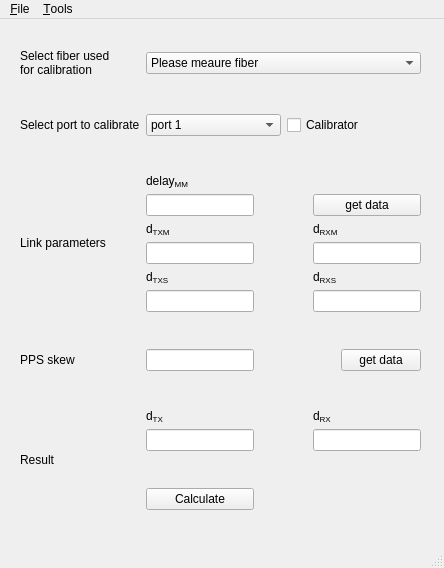
<?xml version="1.0" encoding="UTF-8"?>
<ui version="4.0">
 <class>MainWindow</class>
 <widget class="QMainWindow" name="MainWindow">
  <property name="geometry">
   <rect>
    <x>0</x>
    <y>0</y>
    <width>444</width>
    <height>568</height>
   </rect>
  </property>
  <property name="windowTitle">
   <string>MainWindow</string>
  </property>
  <widget class="QWidget" name="centralwidget">
   <widget class="QWidget" name="gridLayoutWidget_3">
    <property name="geometry">
     <rect>
      <x>20</x>
      <y>30</y>
      <width>401</width>
      <height>461</height>
     </rect>
    </property>
    <layout class="QGridLayout" name="gridLayout_2">
     <item row="2" column="1">
      <layout class="QHBoxLayout" name="horizontalLayout">
       <item>
        <widget class="QComboBox" name="combo_selectPort">
         <item>
          <property name="text">
           <string>port 1</string>
          </property>
         </item>
         <item>
          <property name="text">
           <string>port 2</string>
          </property>
         </item>
         <item>
          <property name="text">
           <string>port 3</string>
          </property>
         </item>
         <item>
          <property name="text">
           <string>port 4</string>
          </property>
         </item>
         <item>
          <property name="text">
           <string>port 5</string>
          </property>
         </item>
         <item>
          <property name="text">
           <string>port 6</string>
          </property>
         </item>
         <item>
          <property name="text">
           <string>port 7</string>
          </property>
         </item>
         <item>
          <property name="text">
           <string>port 8</string>
          </property>
         </item>
         <item>
          <property name="text">
           <string>port 9</string>
          </property>
         </item>
         <item>
          <property name="text">
           <string>port 10</string>
          </property>
         </item>
         <item>
          <property name="text">
           <string>port 11</string>
          </property>
         </item>
         <item>
          <property name="text">
           <string>port 12</string>
          </property>
         </item>
         <item>
          <property name="text">
           <string>port 13</string>
          </property>
         </item>
         <item>
          <property name="text">
           <string>port 14</string>
          </property>
         </item>
         <item>
          <property name="text">
           <string>port 15</string>
          </property>
         </item>
         <item>
          <property name="text">
           <string>port 16</string>
          </property>
         </item>
         <item>
          <property name="text">
           <string>port 17</string>
          </property>
         </item>
         <item>
          <property name="text">
           <string>port 18</string>
          </property>
         </item>
        </widget>
       </item>
       <item>
        <widget class="QCheckBox" name="chbox_port_isCalib">
         <property name="text">
          <string>Calibrator</string>
         </property>
        </widget>
       </item>
      </layout>
     </item>
     <item row="0" column="0">
      <widget class="QLabel" name="label">
       <property name="text">
        <string>&lt;html&gt;&lt;head/&gt;&lt;body&gt;&lt;p&gt;Select fiber used&lt;br/&gt;for calibration&lt;/p&gt;&lt;/body&gt;&lt;/html&gt;</string>
       </property>
      </widget>
     </item>
     <item row="6" column="0">
      <widget class="QLabel" name="label_11">
       <property name="text">
        <string>PPS skew</string>
       </property>
      </widget>
     </item>
     <item row="4" column="1">
      <layout class="QGridLayout" name="gridLayout">
       <item row="0" column="0">
        <widget class="QLabel" name="label_2">
         <property name="text">
          <string>&lt;html&gt;&lt;head/&gt;&lt;body&gt;&lt;p&gt;delay&lt;span style=&quot; vertical-align:sub;&quot;&gt;MM&lt;/span&gt;&lt;/p&gt;&lt;/body&gt;&lt;/html&gt;</string>
         </property>
        </widget>
       </item>
       <item row="4" column="0">
        <widget class="QLineEdit" name="dtxm"/>
       </item>
       <item row="6" column="0">
        <widget class="QLineEdit" name="dtxs"/>
       </item>
       <item row="4" column="2">
        <widget class="QLineEdit" name="drxm"/>
       </item>
       <item row="5" column="2">
        <widget class="QLabel" name="label_5">
         <property name="text">
          <string>&lt;html&gt;&lt;head/&gt;&lt;body&gt;&lt;p&gt;d&lt;span style=&quot; vertical-align:sub;&quot;&gt;RXS&lt;/span&gt;&lt;/p&gt;&lt;/body&gt;&lt;/html&gt;</string>
         </property>
        </widget>
       </item>
       <item row="3" column="2">
        <widget class="QLabel" name="label_3">
         <property name="text">
          <string>&lt;html&gt;&lt;head/&gt;&lt;body&gt;&lt;p&gt;d&lt;span style=&quot; vertical-align:sub;&quot;&gt;RXM&lt;/span&gt;&lt;/p&gt;&lt;/body&gt;&lt;/html&gt;</string>
         </property>
        </widget>
       </item>
       <item row="2" column="0">
        <widget class="QLineEdit" name="delmm"/>
       </item>
       <item row="6" column="2">
        <widget class="QLineEdit" name="drxs"/>
       </item>
       <item row="3" column="0">
        <widget class="QLabel" name="label_4">
         <property name="text">
          <string>&lt;html&gt;&lt;head/&gt;&lt;body&gt;&lt;p&gt;d&lt;span style=&quot; vertical-align:sub;&quot;&gt;TXM&lt;/span&gt;&lt;/p&gt;&lt;/body&gt;&lt;/html&gt;</string>
         </property>
        </widget>
       </item>
       <item row="5" column="0">
        <widget class="QLabel" name="label_6">
         <property name="text">
          <string>&lt;html&gt;&lt;head/&gt;&lt;body&gt;&lt;p&gt;d&lt;span style=&quot; vertical-align:sub;&quot;&gt;TXS&lt;/span&gt;&lt;/p&gt;&lt;/body&gt;&lt;/html&gt;</string>
         </property>
        </widget>
       </item>
       <item row="2" column="1">
        <spacer name="horizontalSpacer">
         <property name="orientation">
          <enum>Qt::Horizontal</enum>
         </property>
         <property name="sizeHint" stdset="0">
          <size>
           <width>40</width>
           <height>20</height>
          </size>
         </property>
        </spacer>
       </item>
       <item row="2" column="2">
        <widget class="QPushButton" name="but_link_getdata">
         <property name="text">
          <string>get data</string>
         </property>
         <property name="checkable">
          <bool>false</bool>
         </property>
         <property name="checked">
          <bool>false</bool>
         </property>
        </widget>
       </item>
      </layout>
     </item>
     <item row="2" column="0">
      <widget class="QLabel" name="label_9">
       <property name="text">
        <string>Select port to calibrate</string>
       </property>
      </widget>
     </item>
     <item row="0" column="1">
      <widget class="QComboBox" name="combo_selfiber">
       <item>
        <property name="text">
         <string>Please meaure fiber</string>
        </property>
       </item>
      </widget>
     </item>
     <item row="4" column="0">
      <widget class="QLabel" name="label_10">
       <property name="text">
        <string>Link parameters</string>
       </property>
      </widget>
     </item>
     <item row="8" column="0">
      <widget class="QLabel" name="label_12">
       <property name="text">
        <string>Result</string>
       </property>
      </widget>
     </item>
     <item row="6" column="1">
      <layout class="QHBoxLayout" name="horizontalLayout_2">
       <item>
        <widget class="QLineEdit" name="offsetpps"/>
       </item>
       <item>
        <spacer name="horizontalSpacer_3">
         <property name="orientation">
          <enum>Qt::Horizontal</enum>
         </property>
         <property name="sizeHint" stdset="0">
          <size>
           <width>40</width>
           <height>20</height>
          </size>
         </property>
        </spacer>
       </item>
       <item>
        <widget class="QPushButton" name="but_skew_getdata">
         <property name="text">
          <string>get data</string>
         </property>
        </widget>
       </item>
      </layout>
     </item>
     <item row="5" column="0">
      <spacer name="verticalSpacer_3">
       <property name="orientation">
        <enum>Qt::Vertical</enum>
       </property>
       <property name="sizeHint" stdset="0">
        <size>
         <width>20</width>
         <height>40</height>
        </size>
       </property>
      </spacer>
     </item>
     <item row="8" column="1">
      <layout class="QGridLayout" name="gridLayout_3">
       <item row="0" column="0">
        <widget class="QLabel" name="label_8">
         <property name="text">
          <string>&lt;html&gt;&lt;head/&gt;&lt;body&gt;&lt;p&gt;d&lt;span style=&quot; vertical-align:sub;&quot;&gt;TX&lt;/span&gt;&lt;/p&gt;&lt;/body&gt;&lt;/html&gt;</string>
         </property>
        </widget>
       </item>
       <item row="0" column="2">
        <widget class="QLabel" name="label_7">
         <property name="text">
          <string>&lt;html&gt;&lt;head/&gt;&lt;body&gt;&lt;p&gt;d&lt;span style=&quot; vertical-align:sub;&quot;&gt;RX&lt;/span&gt;&lt;/p&gt;&lt;/body&gt;&lt;/html&gt;</string>
         </property>
        </widget>
       </item>
       <item row="1" column="2">
        <widget class="QLineEdit" name="result_drx">
         <property name="readOnly">
          <bool>true</bool>
         </property>
        </widget>
       </item>
       <item row="1" column="0">
        <widget class="QLineEdit" name="result_dtx">
         <property name="readOnly">
          <bool>true</bool>
         </property>
        </widget>
       </item>
       <item row="1" column="1">
        <spacer name="horizontalSpacer_2">
         <property name="orientation">
          <enum>Qt::Horizontal</enum>
         </property>
         <property name="sizeHint" stdset="0">
          <size>
           <width>40</width>
           <height>20</height>
          </size>
         </property>
        </spacer>
       </item>
       <item row="3" column="0">
        <widget class="QPushButton" name="but_calculate">
         <property name="text">
          <string>Calculate</string>
         </property>
        </widget>
       </item>
       <item row="2" column="1">
        <spacer name="verticalSpacer">
         <property name="orientation">
          <enum>Qt::Vertical</enum>
         </property>
         <property name="sizeHint" stdset="0">
          <size>
           <width>20</width>
           <height>40</height>
          </size>
         </property>
        </spacer>
       </item>
      </layout>
     </item>
     <item row="7" column="0">
      <spacer name="verticalSpacer_4">
       <property name="orientation">
        <enum>Qt::Vertical</enum>
       </property>
       <property name="sizeHint" stdset="0">
        <size>
         <width>20</width>
         <height>40</height>
        </size>
       </property>
      </spacer>
     </item>
     <item row="3" column="0">
      <spacer name="verticalSpacer_2">
       <property name="orientation">
        <enum>Qt::Vertical</enum>
       </property>
       <property name="sizeHint" stdset="0">
        <size>
         <width>20</width>
         <height>40</height>
        </size>
       </property>
      </spacer>
     </item>
     <item row="1" column="0">
      <spacer name="verticalSpacer_5">
       <property name="orientation">
        <enum>Qt::Vertical</enum>
       </property>
       <property name="sizeHint" stdset="0">
        <size>
         <width>20</width>
         <height>40</height>
        </size>
       </property>
      </spacer>
     </item>
    </layout>
   </widget>
  </widget>
  <widget class="QMenuBar" name="menubar">
   <property name="geometry">
    <rect>
     <x>0</x>
     <y>0</y>
     <width>444</width>
     <height>25</height>
    </rect>
   </property>
   <widget class="QMenu" name="menuFile">
    <property name="title">
     <string>&amp;File</string>
    </property>
    <addaction name="action_Quit"/>
   </widget>
   <widget class="QMenu" name="menu_Tools">
    <property name="title">
     <string>&amp;Tools</string>
    </property>
    <addaction name="actionFiber_latency"/>
    <addaction name="actionFiber_alpha"/>
    <addaction name="actionCalibrator"/>
   </widget>
   <addaction name="menuFile"/>
   <addaction name="menu_Tools"/>
  </widget>
  <widget class="QStatusBar" name="statusbar"/>
  <action name="action_Quit">
   <property name="text">
    <string>&amp;Quit</string>
   </property>
  </action>
  <action name="actionFiber_latency">
   <property name="text">
    <string>Fiber latency</string>
   </property>
  </action>
  <action name="actionCalibrator">
   <property name="text">
    <string>Calibrator</string>
   </property>
  </action>
  <action name="actionFiber_alpha">
   <property name="text">
    <string>Fiber alpha</string>
   </property>
  </action>
  <action name="actionWR_Device">
   <property name="text">
    <string>WR Device</string>
   </property>
  </action>
 </widget>
 <resources/>
 <connections/>
</ui>
